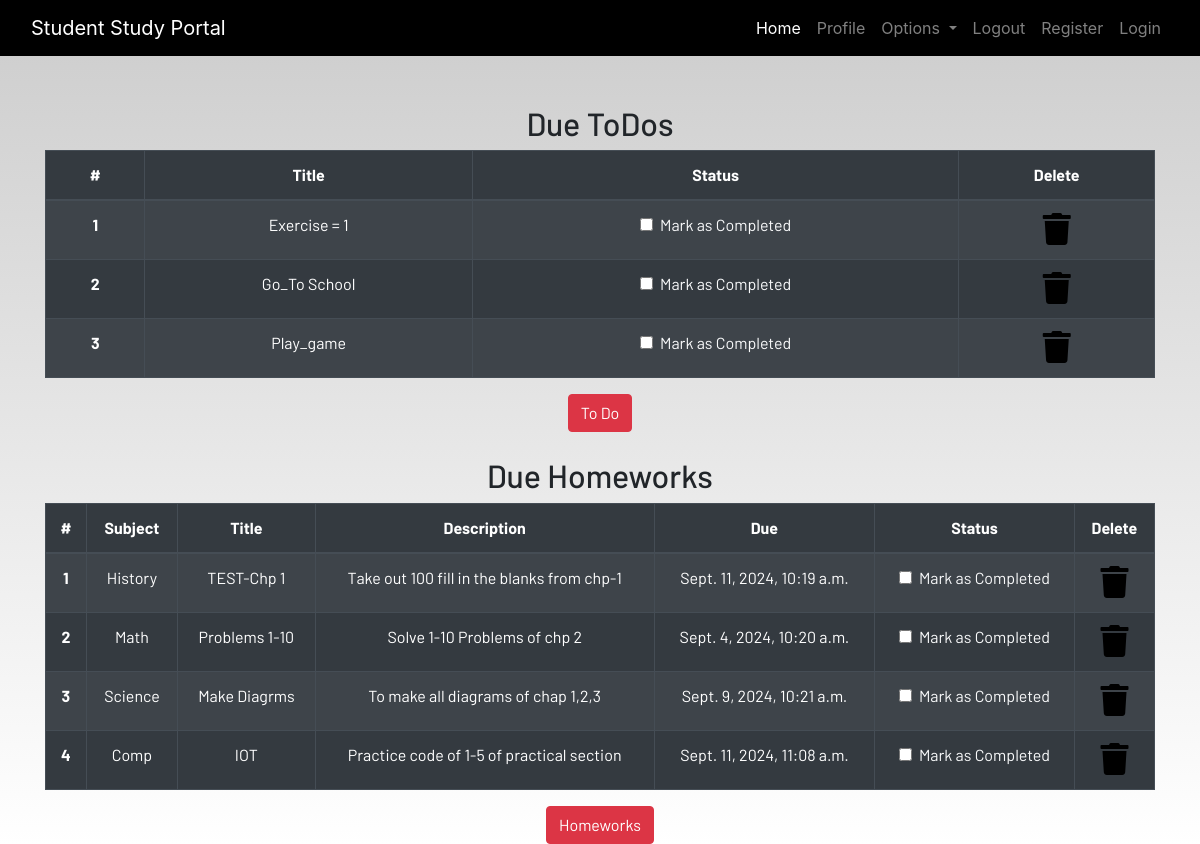
/profile/ (signed in), run on the app's committed database.
### dashboard/models.py (models this page shows, shortened)
class Todo(models.Model):
    user = models.ForeignKey(User,on_delete=models.CharField)
    title = models.CharField(max_length=100)
    is_finished = models.BooleanField(default=False)

class Homework(models.Model):
     user = models.ForeignKey(User,on_delete=models.CASCADE)
     subject = models.CharField(max_length=50)
     title = models.CharField(max_length=100)
     description = models.TextField()
     due = models.DateTimeField()
     is_finished= models.BooleanField(default=False)

### dashboard/views.py (the view)
# urls.py: path('profile/',dash_views.profile,name = 'profile'),
@login_required
def profile(request):
    homeworks = Homework.objects.filter(is_finished=False, user=request.user)
    todos = Todo.objects.filter(is_finished=False, user=request.user)
    homework_done = len(homeworks) == 0
    todos_done = len(todos) == 0
    context = {
        'homeworks': homeworks,
        'todos': todos,
        'homework_done': homework_done,
        'todos_done': todos_done
    }
    return render(request, "dashboard/profile.html", context)

### dashboard/templates/dashboard/profile.html
{% extends 'dashboard/base.html' %}
{% load static %}
{% load crispy_forms_tags %}
{% block content %}
<section class="text-center">
    <div class="container">
        {% if not todos_done %}
        <h2>Due ToDos</h2>
        <table class="table table-striped table-bordered table-hover table-dark">
            <thead>
                <tr>
                    <th scope="col">#</th>
                    <th scope="col">Title</th>
                    <th scope="col">Status</th>
                    <th scope="col">Delete</th>
                </tr>
            </thead>
            <tbody>
            {% for todo in todos %}
                <tr>
                    <th scope="row">{{ forloop.counter }}</th>
                    <td>{{ todo.title }}</td>
                    <td>
                        <a href="{% url 'update-todo' todo.id %}">
                            <div class="form-check">
                                {% if todo.is_finished == True %}
                                <input class="form-check-input" type="checkbox" value="" checked>
                                {% else %}
                                <input class="form-check-input" type="checkbox" value="">
                                {% endif %}
                                <label class="form-check-label text-light" for="flexCheckDefault">
                                    Mark as Completed
                                </label>
                            </div>
                        </a>
                    </td>
                    <td><a href="{% url 'delete-todo' todo.id %}"><i class="fa fa-trash fa-2x"></i></a></td>
                </tr>
            {% endfor %}
            </tbody>
        </table>
        {% else %}
        <h3>All To dos are completed!!!!</h3>
        {% endif %}
        <a href="{% url 'todo' %}" class="btn btn-danger">To Do</a>
        <br><br>
        {% if not homework_done %}
        <h2>Due Homeworks</h2>
        <table class="table table-striped table-bordered table-hover table-dark">
            <thead>
                <tr>
                    <th scope="col">#</th>
                    <th scope="col">Subject</th>
                    <th scope="col">Title</th>
                    <th scope="col">Description</th>
                    <th scope="col">Due</th>
                    <th scope="col">Status</th>
                    <th scope="col">Delete</th>
                </tr>
            </thead>
            <tbody>
            {% for homework in homeworks %}
                <tr>
                    <th scope="row">{{ forloop.counter }}</th>
                    <td>{{ homework.subject }}</td>
                    <td>{{ homework.title }}</td>
                    <td>{{ homework.description }}</td>
                    <td>{{ homework.due }}</td>
                    <td>
                        <a href="{% url 'update-homework' homework.id %}">
                            <div class="form-check">
                                {% if homework.is_finished == True %}
                                <input class="form-check-input" type="checkbox" value="" checked>
                                {% else %}
                                <input class="form-check-input" type="checkbox" value="">
                                {% endif %}
                                <label class="form-check-label text-light" for="flexCheckDefault">
                                    Mark as Completed
                                </label>
                            </div>
                        </a>
                    </td>
                    <td><a href="{% url 'delete-homework' homework.id %}"><i class="fa fa-trash fa-2x"></i></a></td>
                </tr>
            {% endfor %}
            </tbody>
        </table>
        {% else %}
        <h3>All homeworks are completed!!!!</h3>
        {% endif %}
        <a href="{% url 'homework' %}" class="btn btn-danger">Homeworks</a>
    </div>
</section>
{% endblock content %}

### static/CSS/main.css (style rules this page uses)
html { scroll-behavior: smooth; height: 100%; width: 100%; }
a { text-decoration: none !important; color: black; }
html, body { max-width: 100%; overflow-x: hidden; height: 100%; width: 100%; }
body { background: linear-gradient(rgba(0, 0, 0, 0.2), rgba(255, 255, 255, 0.5)); overflow-x: hidden; background-repeat: no-repeat; }
.fa { color: black; }

### data on the page
Todo: title "Exercise = 1"
Todo: title "Go_To School"
Todo: title "Play_game"
Homework: subject "History", title "TEST-Chp 1", description "Take out 100 fill in the blanks from chp-1", due "Sept. 11, 2024, 10:19 a.m."
Homework: subject "Math", title "Problems 1-10", description "Solve 1-10 Problems of chp 2", due "Sept. 4, 2024, 10:20 a.m."
Homework: subject "Science", title "Make Diagrms", description "To make all diagrams of chap 1,2,3", due "Sept. 9, 2024, 10:21 a.m."
Homework: subject "Comp", title "IOT", description "Practice code of 1-5 of practical section", due "Sept. 11, 2024, 11:08 a.m."
